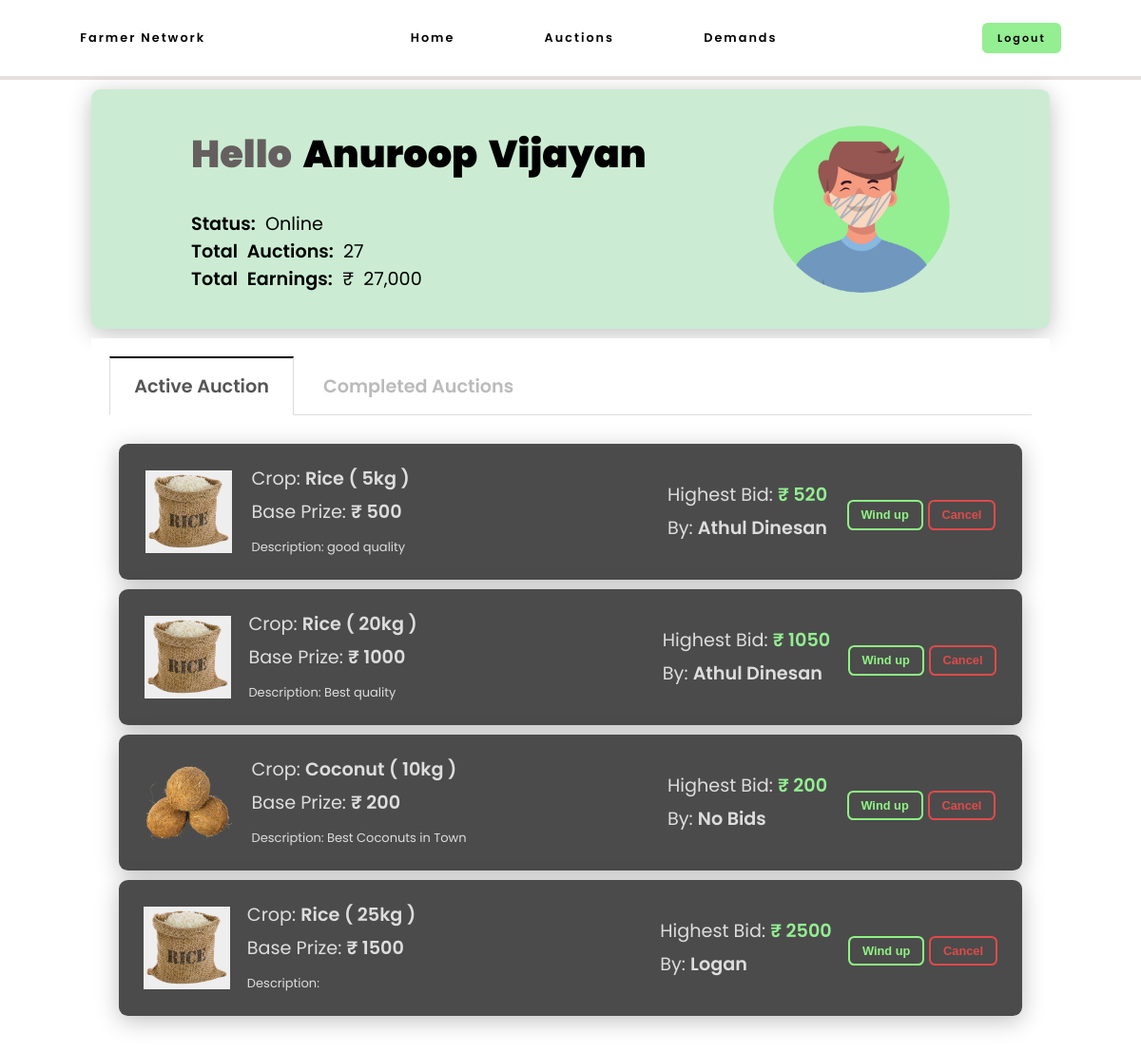
/FarmerHome.php (signed in), run on the app's committed database.
### tables this page shows
CREATE TABLE IF NOT EXISTS `farmer` (
  `fid` int(20) NOT NULL AUTO_INCREMENT,
  `fname` varchar(50) NOT NULL,
  `phone` bigint(20) NOT NULL,
  `passwd` varchar(100) NOT NULL,
  `address` varchar(100) NOT NULL,
  `isVerified` tinyint(1) NOT NULL,
  PRIMARY KEY (`fid`)
);

CREATE TABLE IF NOT EXISTS `auction` (
  `auid` int(10) NOT NULL AUTO_INCREMENT,
  `fid` int(10) NOT NULL,
  `crop` varchar(30) NOT NULL,
  `baseprize` int(10) NOT NULL,
  `currprize` int(10) DEFAULT NULL,
  `rid` int(10) NOT NULL DEFAULT '0',
  `status` tinyint(1) NOT NULL,
  `date` date NOT NULL,
  `description` varchar(100) DEFAULT NULL,
  `quantity` int(11) NOT NULL,
  PRIMARY KEY (`auid`)
);

CREATE TABLE IF NOT EXISTS `retailer` (
  `rid` int(10) NOT NULL AUTO_INCREMENT,
  `rname` varchar(100) NOT NULL,
  `phone` bigint(10) NOT NULL,
  `passwd` varchar(100) NOT NULL,
  `address` varchar(100) NOT NULL,
  `isVerified` tinyint(1) NOT NULL,
  PRIMARY KEY (`rid`)
);

### FarmerHome.php (the view, shortened to what this page needs)
<?php
include ("dbconfig.php");
$fid=$_SESSION['fid'];
$sql="select * from farmer where fid=$fid";
$farmer=mysqli_query($con,$sql);
$data=mysqli_fetch_assoc($farmer);
?>
<!DOCTYPE html>
<html lang="en">
<head>
    <link rel="stylesheet" href="./assets/farmer.css">
</head>
<body>
    <div class="navigation">
        <nav class="navig-bar">
            <div class="logo">
                Farmer Network
            </div>
            <ul class="navig-items">
                <li><a href="#">Home</a></li>
                <li><a href="./AuctionTab.php">Auctions</a></li>
                <li><a href="DemandTab.php?flg=0">Demands</a></li>
            </ul>
            <div class="logout-btn">
                <a href="./logout.php">Logout</a>
            </div>
        </nav>
        <div class="navig-border"></div>
    </div>
    <div class="profile-container">
        <ul class="profile-items">
            <li id="profile-name"><span style="color: #665F5F;">Hello</span>  <?php echo $data['fname']?></li><br>
            <li><span id="profile-info">Status:</span> Online</li>
            <li><span id="profile-info">Total Auctions:</span> 27</li>
            <li><span id="profile-info">Total Earnings:</span> ₹ 27,000</li>
        </ul>
        <img src="./assets/FarmerAvatar.png" class="farmer-avatar">
    </div>
    <div class="tab-container">
        <label for="tab1">Active Auction</label>
        <label for="tab2">Completed Auctions</label>
        <section id="content1">
            <?php
            $sql2="SELECT * FROM auction WHERE status=0 AND fid=$fid ORDER BY auid DESC";
            $records=mysqli_query($con,$sql2);
            while($data = mysqli_fetch_array($records))
            {
               $retailerId=$data['rid'];
               $selectSql="SELECT rname FROM retailer WHERE rid=$retailerId";
               $selectResult=mysqli_query($con,$selectSql);
               $selectData=mysqli_fetch_assoc($selectResult);
              $rname=$selectData['rname'];
            ?>
        <div class="active-auct">
            <?php
                if($data['crop']=="Wheat"){
                echo"<img src='./assets/wheat.png' class='auct-img'>";
                }
                else if($data['crop']=="Coconut"){
                echo"<img src='./assets/coconut.png' class='auct-img'>";
                }
                else{
                echo"<img src='./assets/rice.png' class='auct-img'>";
                }
            ?>
            <ul class="auct-items">
                <li> Crop: <span style="font-weight: 600;"><?php echo $data['crop'] . " ( " . $data['quantity'] . "kg )"?></span></li>
                <li> Base Prize:  <span style="font-weight: 600;">₹ <?php echo $data['baseprize']?></li>
                <li> <span style="font-size: small;"><?php echo "Description: " . $data['description']?></span></li>
            </ul>
            <div class="bid-items">
                <li>Highest Bid: <span style="color: #94ee92;font-weight: 600;">₹ <?php echo $data['currprize'] ?></span></li>
                <?php
                if($data['rid']==0){
                echo "<li>By: <span style='font-weight: 600;'>No Bids</span></li>";
                }
                else
                {
                echo "<li>By: <span style='font-weight: 600;'>$rname</span></li>";
                }
                ?>
            </div>
            <form method="post">
            <button class="accept-btn" type="submit"  name="accept">Wind up</button>
            <button class="cancel-btn"  type="submit" name="cancel"> Cancel</button>
            </form>
         </div>
        <?php
            }
            ?>
        </section>
    </div>
</body>
</html>

### assets/farmer.css (style rules this page uses)
* { margin: 0px; padding: 0px; box-sizing: border-box; }
body { font-family: "Poppins", sans-serif; font-size: 1.2rem; }
.navig-bar { display: flex; min-height: 10vh; justify-content: space-around; font-weight: 600; align-items: center; letter-spacing: 2px; font-size: 0.8rem; }
a { text-decoration: none; color: black; }
li { list-style: none; }
.navig-bar .navig-items { display: flex; justify-content: space-around; align-items: flex-end; width: 40%; margin: 0; }
.navig-bar .logout-btn a { background-color: #94ee92; padding: 0.5rem 1rem; border-radius: 0.5em; font-size: 0.7rem; }
.navig-border { background-color: #e5dfdf; padding: 2px; }
.profile-container { background-color: #cbecd3; margin: 0.5em 5em 0.5em; padding: 2em; display: flex; justify-content: space-around; border-radius: 0.5em; box-shadow: 0 5px 25px 0 rgba(0, 0, 0, 0.25); }
.profile-container .profile-items { display: flex; flex-direction: column; word-spacing: 5px; }
.farmer-avatar { max-width: 20%; max-height: 20%; }
#profile-name { font-size: 2.5rem; font-weight: 900; }
#profile-info { font-weight: 600; }
.tab-container { margin: 0.5em 5em 0.5em; padding: 1em; background: #fff; }
section { display: none; padding: 20px 0 0; border-top: 1px solid #ddd; }
label { display: inline-block; margin: 0 0 -1px; padding: 15px 25px; font-weight: 600; text-align: center; color: #bbb; border: 1px solid transparent; }
label:before { font-weight: normal; margin-right: 10px; }
input:checked + label { color: #555; border: 1px solid #ddd; border-top: 2px solid black; border-bottom: 1px solid #fff; }
#tab1:checked ~ #content1, #tab2:checked ~ #content2 { display: block; }
.active-auct { padding: 1em; background-color: #4b4b4b; border-radius: 0.5em; margin: 0.5em; display: flex; justify-content: space-around; align-items: center; color: #ddd; box-shadow: 0 5px 25px 0 rgba(0, 0, 0, 0.25); }
.auct-img { max-width: 10%; max-height: 10%; }
.auct-items li { padding: 3px; height: auto; width: 35vw; }
.bid-items li { padding: 3px; }
.cancel-btn { border: 2px solid #df4a4a; background-color: #4b4b4b; font-size: 0.8rem; font-weight: 600; margin-bottom: 1.5em; margin-top: 2em; color: #df4a4a; padding: 0.5em 1em; border-radius: 0.5em; }
.accept-btn { border: 2px solid #8ff384; background-color: #4b4b4b; font-size: 0.8rem; font-weight: 600; color: #8ff384; margin-bottom: 1.5em; margin-top: 2em; padding: 0.5em 1em; border-radius: 0.5em; }

### data on the page
farmer: fname "Anuroop Vijayan"
auction: crop "Rice", quantity "5", baseprize "500", description "good quality", currprize "520", rid.rname "Athul Dinesan"
auction: crop "Rice", quantity "20", baseprize "1000", description "Best quality", currprize "1050", rid.rname "Athul Dinesan"
auction: crop "Coconut", quantity "10", baseprize "200", description "Best Coconuts in Town", currprize "200", shows "By:"
auction: crop "Rice", quantity "25", baseprize "1500", currprize "2500", rid.rname "Logan"
